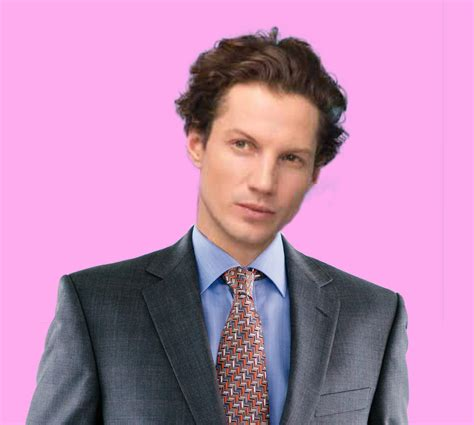
#> input picture Python_OpenCV_Tests/Advanced/Images/man.jpg, 474 x 425 px
$ python gradients.py
#> lines starting #> are read from the running program, lines starting #| are printed output that depends on the picture; after the words box and inside, x2 and y2 are one past the last pixel; in counts of white or black regions, pixels touching at a corner belong together
### Python_OpenCV_Tests/Advanced/close.py
#Module for closing windows with escape key
import cv2

def it():
    while True:
        k = cv2.waitKey(0) & 0xFF
        if k == 27:
            cv2.destroyAllWindows()
            break

### Python_OpenCV_Tests/Advanced/gradients.py
import cv2 as cv
import close
import numpy as np


img = cv.imread('Images/man.jpg')
#> img is the input picture: shape (425, 474, 3); mean B, G, R 178.6, 139.3, 190.3
#cv.imshow('Man', img)

gray = cv.cvtColor(img, cv.COLOR_BGR2GRAY)
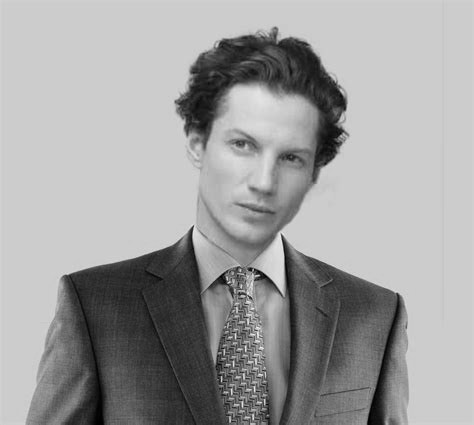
#> gray: shape (425, 474); min 0, max 240, mean 159
#cv.imshow('Gray Man', gray)

# Laplacian (gradient method)
lap = cv.Laplacian(gray, cv.CV_64F)
lap = np.uint8(np.absolute(lap))
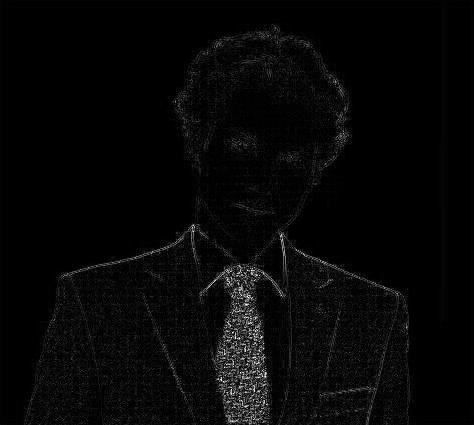
#> lap: shape (425, 474); min 0, max 255, mean 6.9
cv.imshow("Laplacian", lap)

# Sobel (gradiant method)
sobelx = cv.Sobel(gray, cv.CV_64F, 1, 0)
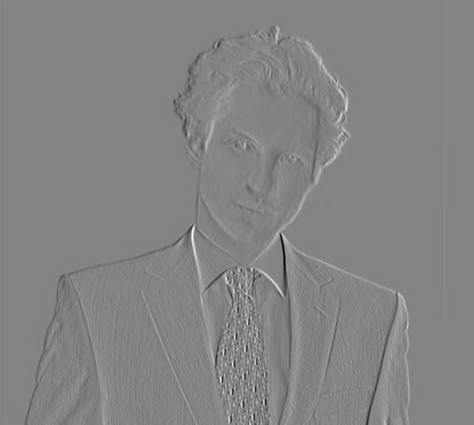
#> sobelx: shape (425, 474) float64; min -825, max 768, mean 0; drawn with min black and max white
sobely = cv.Sobel(gray, cv.CV_64F, 0, 1)
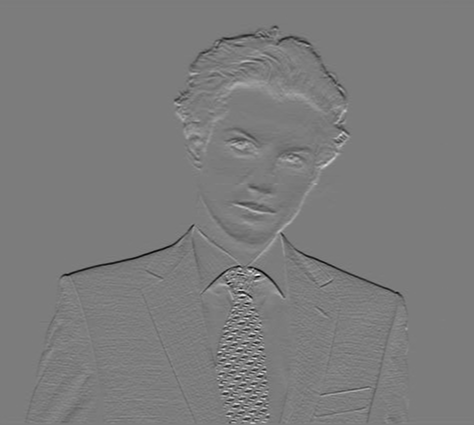
#> sobely: shape (425, 474) float64; min -641, max 670, mean -1.8; drawn with min black and max white

combined_sobel = cv.bitwise_or(sobelx,sobely)
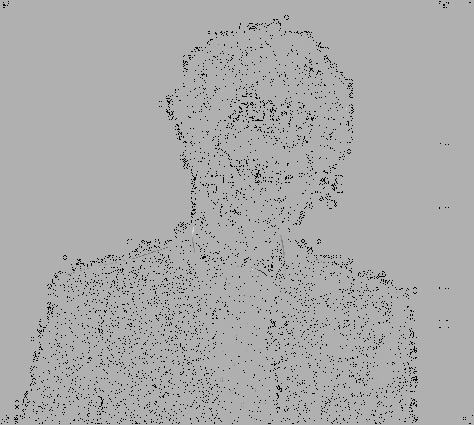
#> combined_sobel: shape (425, 474) float64; 2.9% of the values are NaN or infinite; the others: min -127872, max 57152, mean -66.93; drawn with min black, max white, NaN and infinite black
cv.imshow("Combined Sobel", combined_sobel)
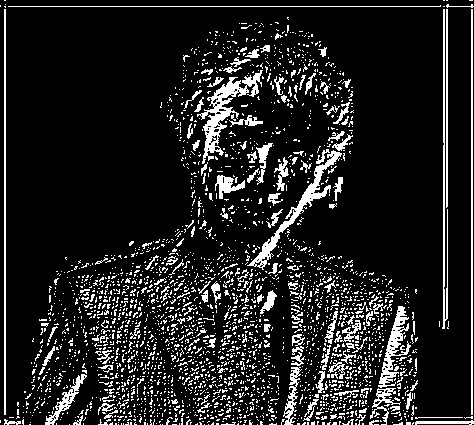
#> window 'Combined Sobel': shape (425, 474); 12.9% white in thin lines or dots

canny = cv.Canny(gray, 150, 175)
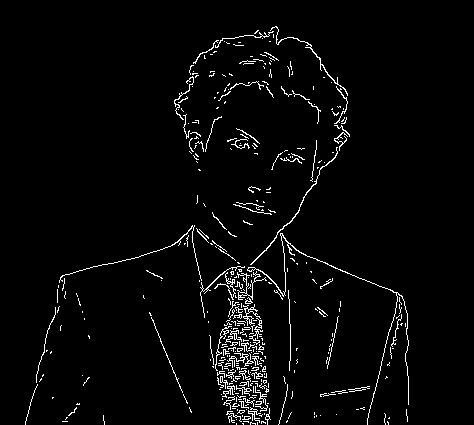
#> canny: shape (425, 474); 3.1% white in thin lines or dots, all inside (x1, y1, x2, y2) = (25, 26, 409, 425)
cv.imshow("Canny", canny)
close.it()
#> (key Esc is pressed here)
